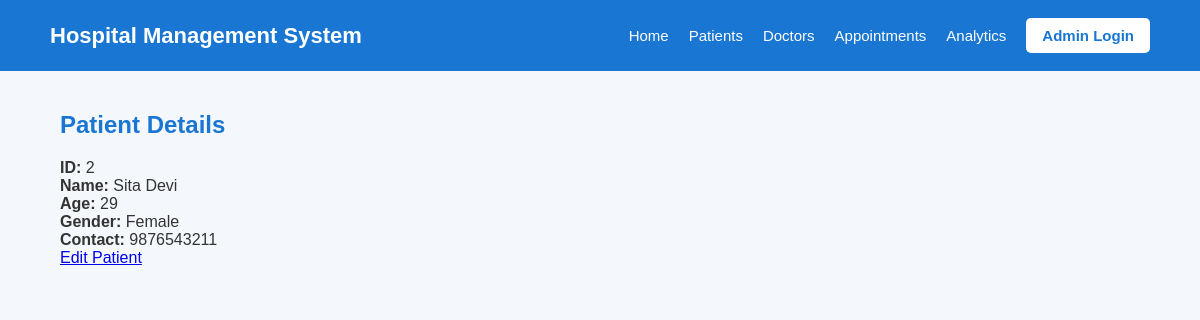
/patients/2, run on the app's committed database.
### models.py (models this page shows)
class Patient(db.Model):
    __tablename__ = "patients"
    id = db.Column(db.Integer, primary_key=True)
    name = db.Column(db.String(120), nullable=False)
    age = db.Column(db.Integer, nullable=False)
    gender = db.Column(db.String(20), nullable=False)
    contact = db.Column(db.String(20), unique=True, nullable=False)
    appointments = db.relationship(
        "Appointment", back_populates="patient",
        cascade="all, delete-orphan"
    )

### routes/patients.py (the view)
@patients_bp.route("/patients/<int:id>")
def patient_detail(id):
    patient = Patient.query.get_or_404(id)
    return render_template("patient_detail.html", patient=patient)

### templates/patient_detail.html
{% extends "base.html" %}
{% block content %}
<h2>Patient Details</h2>
<p><b>ID:</b> {{ patient.id }}</p>
<p><b>Name:</b> {{ patient.name }}</p>
<p><b>Age:</b> {{ patient.age }}</p>
<p><b>Gender:</b> {{ patient.gender }}</p>
<p><b>Contact:</b> {{ patient.contact }}</p>
<a href="/patients/{{ patient.id }}/edit">Edit Patient</a>
{% endblock %}

### static/style.css (style rules this page uses)
* { margin: 0; padding: 0; box-sizing: border-box; }
body { font-family: Arial, sans-serif; background: #f4f7fb; color: #333; }
h2 { color: #1976d2; margin-bottom: 20px; }

### data on the page
Patient: id "2", name "Sita Devi", age "29", gender "Female", contact "9876543211"
